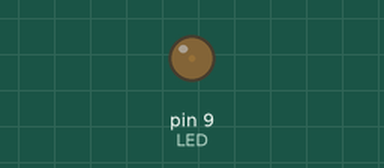
The sketch below on a simulated Arduino Uno, built with avr-gcc and run on an emulated ATmega328P. On the bench: output pins drawn as LEDs (lit = HIGH).

Above: at 0.05 s.
At 0.95 s:
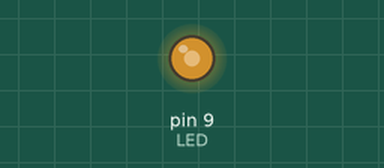
At 1.4 s:
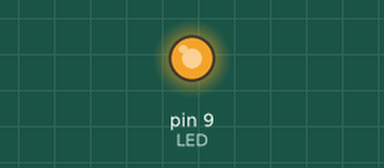
At 2.75 s:
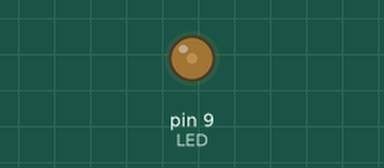
Timing chart, 0 to 7.0 s (numbered marks = the images above):
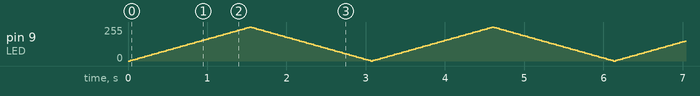

The sketch:

fade.ino
```cpp
#include <Arduino.h>


const uint8_t LED = 9;     // the PWM pin the LED is attached to
uint8_t brightness = 0;    // how bright the LED is
int8_t fadeAmount = 5;

void setup()
{
    pinMode(LED, OUTPUT);
}

void loop()
{
    analogWrite(LED, brightness);

    // change the brightness for next time through the loop
    brightness += fadeAmount;

    // reverse the direction of the fading at the ends of the fade
    if (brightness <= 0 || brightness >= 255)
    {
        fadeAmount = -fadeAmount;
    }
    // wait for 30 milliseconds to see the dimming effect
    delay(30);
}
```
